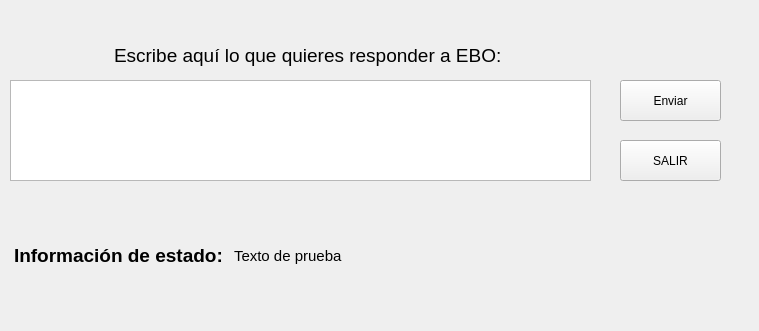
<?xml version="1.0" encoding="UTF-8"?>
<ui version="4.0">
 <class>Form</class>
 <widget class="QWidget" name="Form">
  <property name="geometry">
   <rect>
    <x>0</x>
    <y>0</y>
    <width>759</width>
    <height>331</height>
   </rect>
  </property>
  <property name="windowTitle">
   <string>Form</string>
  </property>
  <widget class="QPlainTextEdit" name="respuesta">
   <property name="geometry">
    <rect>
     <x>10</x>
     <y>80</y>
     <width>581</width>
     <height>101</height>
    </rect>
   </property>
   <property name="frameShape">
    <enum>QFrame::StyledPanel</enum>
   </property>
   <property name="frameShadow">
    <enum>QFrame::Sunken</enum>
   </property>
   <property name="lineWidth">
    <number>1</number>
   </property>
  </widget>
  <widget class="QTextEdit" name="textEdit">
   <property name="geometry">
    <rect>
     <x>110</x>
     <y>40</y>
     <width>421</width>
     <height>31</height>
    </rect>
   </property>
   <property name="autoFillBackground">
    <bool>true</bool>
   </property>
   <property name="styleSheet">
    <string notr="true">background-color: transparent;</string>
   </property>
   <property name="frameShape">
    <enum>QFrame::NoFrame</enum>
   </property>
   <property name="frameShadow">
    <enum>QFrame::Sunken</enum>
   </property>
   <property name="readOnly">
    <bool>true</bool>
   </property>
   <property name="html">
    <string>&lt;!DOCTYPE HTML PUBLIC &quot;-//W3C//DTD HTML 4.0//EN&quot; &quot;http://www.w3.org/TR/REC-html40/strict.dtd&quot;&gt;
&lt;html&gt;&lt;head&gt;&lt;meta name=&quot;qrichtext&quot; content=&quot;1&quot; /&gt;&lt;style type=&quot;text/css&quot;&gt;
p, li { white-space: pre-wrap; }
&lt;/style&gt;&lt;/head&gt;&lt;body style=&quot; font-family:'Ubuntu'; font-size:11pt; font-weight:400; font-style:normal;&quot;&gt;
&lt;p style=&quot; margin-top:0px; margin-bottom:0px; margin-left:0px; margin-right:0px; -qt-block-indent:0; text-indent:0px;&quot;&gt;&lt;span style=&quot; font-size:14pt;&quot;&gt;Escribe aquí lo que quieres responder a EBO:&lt;/span&gt;&lt;/p&gt;&lt;/body&gt;&lt;/html&gt;</string>
   </property>
  </widget>
  <widget class="QPushButton" name="enviar">
   <property name="geometry">
    <rect>
     <x>620</x>
     <y>80</y>
     <width>101</width>
     <height>41</height>
    </rect>
   </property>
   <property name="text">
    <string>Enviar</string>
   </property>
  </widget>
  <widget class="QTextEdit" name="textEdit_3">
   <property name="geometry">
    <rect>
     <x>10</x>
     <y>240</y>
     <width>221</width>
     <height>41</height>
    </rect>
   </property>
   <property name="autoFillBackground">
    <bool>true</bool>
   </property>
   <property name="styleSheet">
    <string notr="true">background-color: transparent;</string>
   </property>
   <property name="frameShape">
    <enum>QFrame::NoFrame</enum>
   </property>
   <property name="frameShadow">
    <enum>QFrame::Sunken</enum>
   </property>
   <property name="readOnly">
    <bool>true</bool>
   </property>
   <property name="html">
    <string>&lt;!DOCTYPE HTML PUBLIC &quot;-//W3C//DTD HTML 4.0//EN&quot; &quot;http://www.w3.org/TR/REC-html40/strict.dtd&quot;&gt;
&lt;html&gt;&lt;head&gt;&lt;meta name=&quot;qrichtext&quot; content=&quot;1&quot; /&gt;&lt;style type=&quot;text/css&quot;&gt;
p, li { white-space: pre-wrap; }
&lt;/style&gt;&lt;/head&gt;&lt;body style=&quot; font-family:'Ubuntu'; font-size:11pt; font-weight:400; font-style:normal;&quot;&gt;
&lt;p style=&quot; margin-top:0px; margin-bottom:0px; margin-left:0px; margin-right:0px; -qt-block-indent:0; text-indent:0px;&quot;&gt;&lt;span style=&quot; font-size:14pt; font-weight:600;&quot;&gt;Información de estado:&lt;/span&gt;&lt;/p&gt;&lt;/body&gt;&lt;/html&gt;</string>
   </property>
  </widget>
  <widget class="QTextEdit" name="text_info">
   <property name="geometry">
    <rect>
     <x>230</x>
     <y>243</y>
     <width>511</width>
     <height>51</height>
    </rect>
   </property>
   <property name="autoFillBackground">
    <bool>true</bool>
   </property>
   <property name="styleSheet">
    <string notr="true">background-color: transparent;</string>
   </property>
   <property name="frameShape">
    <enum>QFrame::NoFrame</enum>
   </property>
   <property name="frameShadow">
    <enum>QFrame::Sunken</enum>
   </property>
   <property name="readOnly">
    <bool>true</bool>
   </property>
   <property name="html">
    <string>&lt;!DOCTYPE HTML PUBLIC &quot;-//W3C//DTD HTML 4.0//EN&quot; &quot;http://www.w3.org/TR/REC-html40/strict.dtd&quot;&gt;
&lt;html&gt;&lt;head&gt;&lt;meta name=&quot;qrichtext&quot; content=&quot;1&quot; /&gt;&lt;style type=&quot;text/css&quot;&gt;
p, li { white-space: pre-wrap; }
&lt;/style&gt;&lt;/head&gt;&lt;body style=&quot; font-family:'Ubuntu'; font-size:11pt; font-weight:400; font-style:normal;&quot;&gt;
&lt;p style=&quot; margin-top:0px; margin-bottom:0px; margin-left:0px; margin-right:0px; -qt-block-indent:0; text-indent:0px;&quot;&gt;Texto de prueba&lt;/p&gt;&lt;/body&gt;&lt;/html&gt;</string>
   </property>
  </widget>
  <widget class="QPushButton" name="salir">
   <property name="geometry">
    <rect>
     <x>620</x>
     <y>140</y>
     <width>101</width>
     <height>41</height>
    </rect>
   </property>
   <property name="text">
    <string>SALIR</string>
   </property>
  </widget>
 </widget>
 <resources/>
 <connections/>
</ui>
